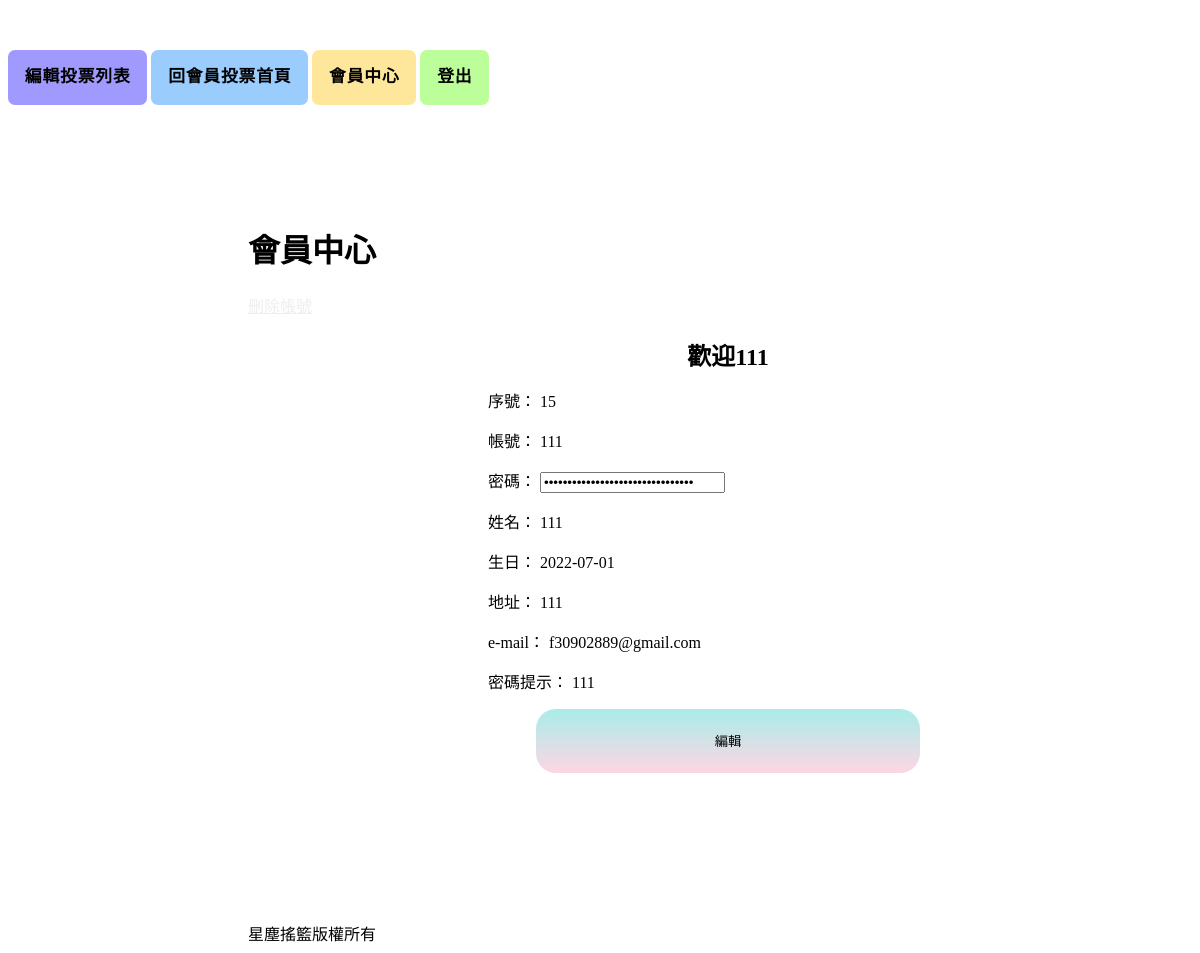
Page /member_center.php (signed in) on the committed database.
### tables this page shows
CREATE TABLE `users` (
  `id` int(11) UNSIGNED NOT NULL COMMENT '序號',
  `acc` varchar(12) NOT NULL COMMENT '帳號',
  `pw` varchar(40) NOT NULL,
  `name` varchar(12) NOT NULL,
  `birthday` date NOT NULL,
  `addr` varchar(64) NOT NULL,
  `email` varchar(50) NOT NULL,
  `passnote` varchar(50) NOT NULL
);

### member_center.php (the view, shortened to what this page needs)
<!DOCTYPE html>
<html lang="en">
<head>
  <link rel="stylesheet" href="./css/button.css">
</head>
<?php
include "./api/base.php";
$sql = "select * from `users` where acc='{$_SESSION['user']}'";
$user = $pdo->query($sql)->fetch(PDO::FETCH_ASSOC);
?>
<body>
  <nav>
    <?php include "./layout/member_center_nav.php"; ?>
  </nav>
  <div class="container" style="margin-top: 15vh;">
    <h1>會員中心</h1>
    <?php
    if ($_SESSION['user'] != 'admin') {
    ?>
      <a class="remove" href="remove_acc.php?id=<?= $user['id']; ?>">刪除帳號</a>
    <?php
    }
    ?>
    <h2>歡迎<?= $_SESSION['user']; ?></h2>
    <div>
      <span>序號：</span>
      <?= $user['id']; ?>
    </div>
    <div>
      <span>帳號：</span>
      <?= $user['acc']; ?>
    </div>
    <div class="inputBox">
      <span>密碼：
        <input type="password" placeholder="密碼" id="password" value="<?= $user['pw']; ?>">
      </span>
      <span id="toggle" onclick="showHide();"></span>
    </div>
    <div>
      <span>姓名：</span>
      <?= $user['name']; ?>
    </div>
    <div>
      <span>生日：</span>
      <?= $user['birthday']; ?>
    </div>
    <div>
      <span>地址：</span>
      <?= $user['addr']; ?>
    </div>
    <div>
      <span>e-mail：</span>
      <?= $user['email']; ?>
    </div>
    <div>
      <span>密碼提示：</span>
      <?= $user['passnote']; ?>
    </div>
    <form action="edit.php" method="post">
      <input type="submit" class="logbtn" value="編輯">
    </form>
  </div>
  <?php include "./layout/footer.php"; ?>
</body>
</html>

### member_center.php (style rules this page uses)
.container { width: 120vh; height: 85vh; }
h2 { margin-bottom: 1rem; text-align: center; }
div { margin-left: 15rem; margin-top: 1rem; }
.remove { text-align: center; color: #eee; }
.logbtn { margin: 0 auto; display: block; width: 40%; height: 8vh; border: none; background-image: linear-gradient(to top, #fed6e3 0%, #a8edea 100%, #fed6e3 0%, #a8edea 100%, #fed6e3 0%); background-size: 200%; outline: none; cursor: pointer; transition: .5s; border-radius: 20px; margin-top: 2vh; }
.inputBox { position: relative; }
#toggle { position: absolute; transform: translateY(20%); width: 1.2rem; height: 1.2rem; background: url(./img/show.png); background-size: cover; cursor: pointer; margin-left: 0.2rem; }

### rows in the picture
users: id "15", acc "111", name "111", birthday "2022-07-01", addr "111", email "f30902889@gmail.com", passnote "111"

### other values in the picture
$_SESSION['user'] "111"
